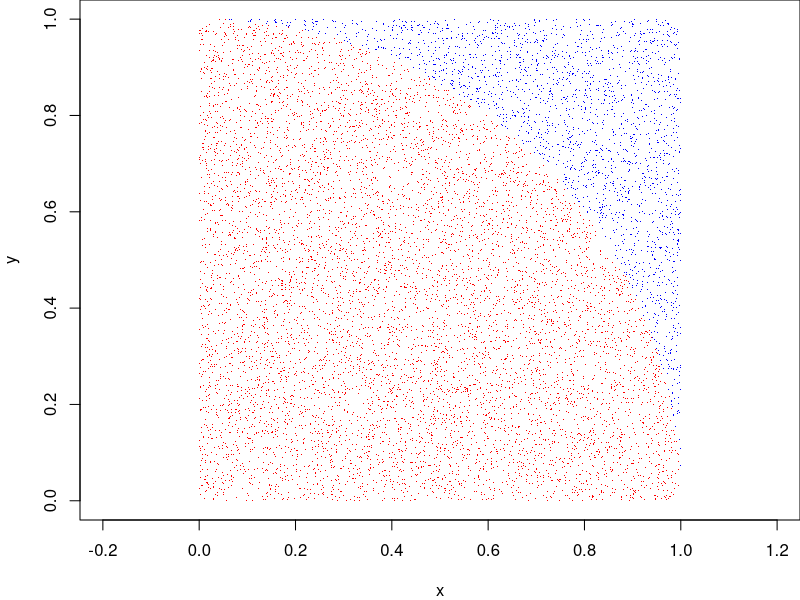
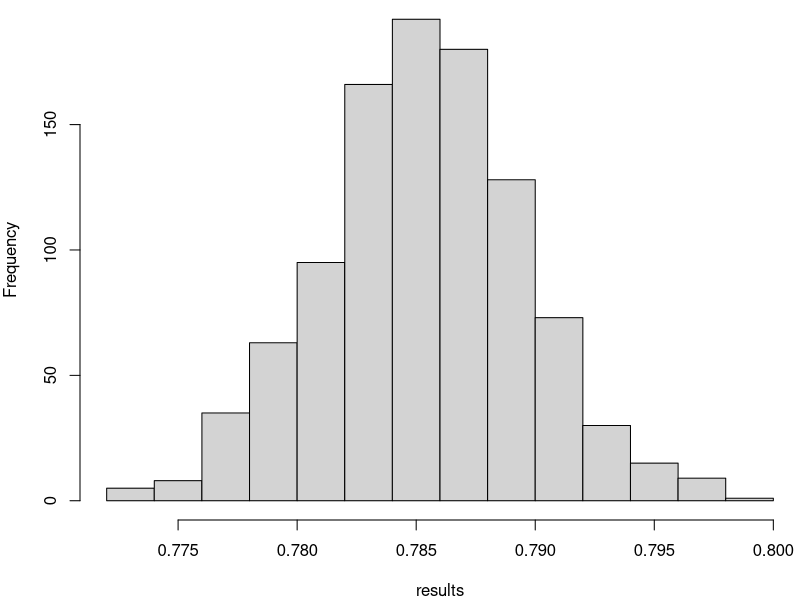
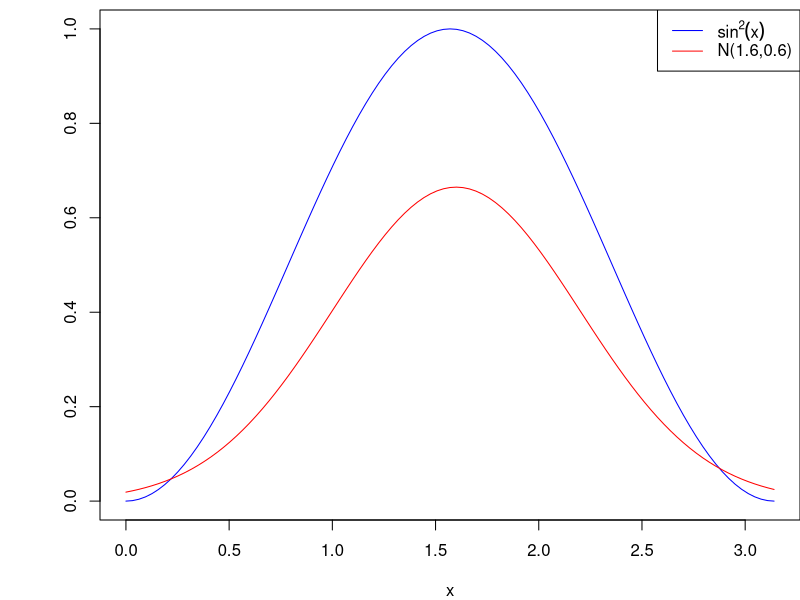

The R script that drew these images, in order:
## ---- chunk 1
# a function to return pi/4, niter = number of iterations (ie. points)
piover4 <- function(niter=10000, plotPoints=FALSE) {
  x <- runif(niter)
  y <- runif(niter)
  if (plotPoints) { # optionally plot the generated (x,y) pairs
    par(mar=c(4,4,0,0)); plot(x,y,pch='.',col=ifelse(x^2+y^2<1,"red","blue"),asp=1) }
  sum((x^2+y^2)<1) / niter }

piover4(plotPoints=TRUE)
## ---- chunk 2
results <- sapply(rep(10000,1000),piover4) # repeat the experiment 1000 times
par(mar=c(4,4,0,0)) # we don't need the empty space at the top and on the right-hand side
hist(results,main="")
## ---- chunk 3
# an R function to integrate an arbitrary function f
integ <- function(f,a,b,ntrial=10000) {
  u <- runif(ntrial,min(a,b),max(a,b)) # uniform rand numbers between a & b
  mean(f(u))*(b-a) # 1/(b-a) is the normalization for p(x)
}
y <- function(x) (sin(x))^2
integ(y,pi,0)
## ---- chunk 4
integrate(y,pi,0)
## ---- chunk 5
y <- function(x) (sin(x))^2    # function to integrate, f(w) (same as above the example)
z <- function(x) dnorm(x,1.6,0.6)   # our "easy-to-compute" pdf, p(w)
par(mar=c(4,5,0.5,0))
curve(y,0,3.14,col="blue",ylab="")
curve(z,0,3.14,add=T,col="red")  # observe that the shapes are similar
legend("topright",legend=c(expression({sin^2}(x)),"N(1.6,0.6)"),col=c("blue","red"), lty=1)
u <- runif(10e3,0,pi) # uniformly distributed random numbers between 0 to pi
n <- rnorm(10e3,1.6,0.6) # Gaussian distributed random numbers (following the z function)
m<-n[n<pi & n>0] # pick only those numbers within the integration range
Nn <- pnorm(pi,1.6,0.6) - pnorm(0,1.6,0.6) # normalization factor (integral z from 0 to pi)
ydivz <- y(m)/dnorm(m,1.6,0.6) # f(w)/p(w)
resu <- mean(y(u))*pi
erru <- sqrt(var(y(u))/10e3)*pi  # estimated uncertainty in the experiment
resn <- mean(ydivz)*Nn
errn <- sqrt(var(ydivz)/length(m))*Nn  # estimated uncertainty in the experiment
## ---- chunk 6
print(paste("Actual normalization=",Nn))
print(paste("An estimate for the normalization=",length(m)/length(n)))
